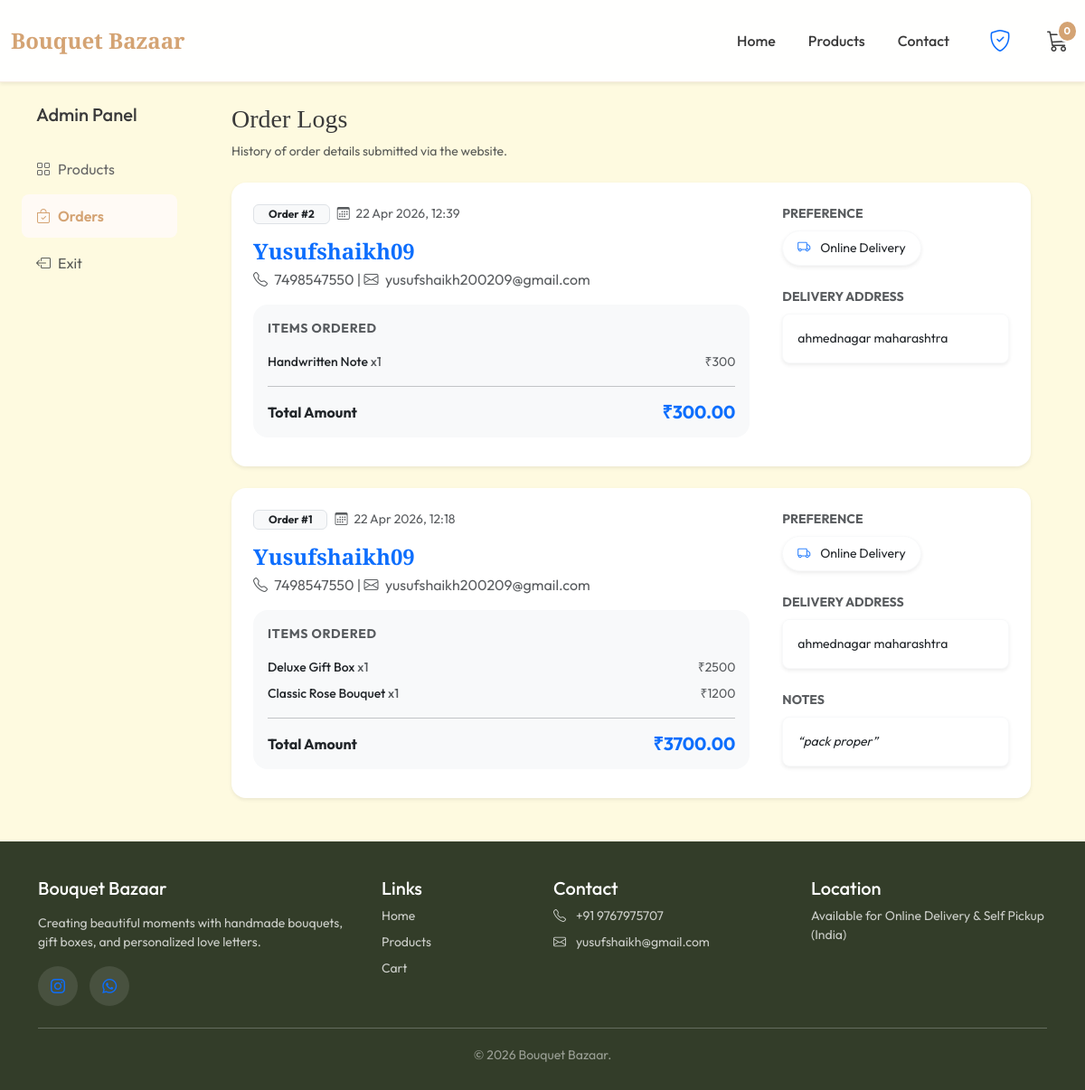
Page /admin-panel/orders/ (signed in) on the committed database.
### website/models.py (models this page shows, shortened)
class Order(models.Model):
    DELIVERY_CHOICES = [
        ('pickup', 'Self Pickup'),
        ('delivery', 'Online Delivery'),
    ]
    customer_name = models.CharField(max_length=200)
    phone = models.CharField(max_length=15)
    email = models.EmailField(blank=True, null=True)
    delivery_preference = models.CharField(max_length=20, choices=DELIVERY_CHOICES, default='delivery')
    address = models.TextField(blank=True, null=True)
    instructions = models.TextField(blank=True, null=True)
    cart_items = models.JSONField()  # Stores the list of items
    total_amount = models.DecimalField(max_digits=10, decimal_places=2)
    created_at = models.DateTimeField(auto_now_add=True)

### website/views.py (the view)
# urls.py: path('admin-panel/orders/', views.view_orders, name='view_orders'),
@staff_member_required
def view_orders(request):
    orders = Order.objects.all().order_by('-created_at')
    return render(request, 'website/admin/orders.html', {'orders': orders})

### templates/website/admin/orders.html (shortened to what this page needs)
{% extends 'website/base.html' %}
{% block content %}
<div class="container-fluid px-lg-4">
    <div class="row">
        <div class="col-md-3 col-lg-2 admin-sidebar py-md-4">
            <h5 class="px-3 mb-4 d-none d-md-block">Admin Panel</h5>
            <div class="admin-nav-wrapper px-3 px-md-0">
                <a href="{% url 'admin_dashboard' %}" class="admin-nav-link">
                    <i class="bi bi-grid me-2"></i> Products
                </a>
                <a href="{% url 'view_orders' %}" class="admin-nav-link active">
                    <i class="bi bi-bag-check me-2"></i> Orders
                </a>
                <a href="{% url 'index' %}" class="admin-nav-link text-muted">
                    <i class="bi bi-box-arrow-left me-2"></i> Exit
                </a>
            </div>
        </div>
        <div class="col-md-9 col-lg-10 py-3 py-md-4 px-lg-5">
            <h1 class="h3 mb-2">Order Logs</h1>
            <p class="text-muted mb-4 small">History of order details submitted via the website.</p>
            {% for order in orders %}
            <div class="card border-0 shadow-sm rounded-4 mb-4 order-card overflow-hidden">
                <div class="card-body p-4">
                    <div class="row g-4">
                        <div class="col-12 col-lg-8">
                            <div class="d-flex flex-wrap align-items-center gap-2 mb-3">
                                <span class="badge bg-light text-dark border px-3">Order #{{ order.id }}</span>
                                <span class="text-muted small"><i class="bi bi-calendar3 me-1"></i> {{ order.created_at|date:"d M Y, H:i" }}</span>
                            </div>
                            <h4 class="mb-1 text-primary">{{ order.customer_name }}</h4>
                            <p class="mb-3 text-muted">
                                <i class="bi bi-telephone me-1"></i> {{ order.phone }}
                                {% if order.email %} | <i class="bi bi-envelope me-1"></i> {{ order.email }}{% endif %}
                            </p>
                            <div class="bg-light rounded-4 p-3 mb-2">
                                <div class="fw-bold small text-uppercase text-muted mb-3" style="letter-spacing: 0.05em;">Items Ordered</div>
                                <ul class="list-unstyled mb-0">
                                    {% for item in order.cart_items %}
                                    <li class="d-flex justify-content-between mb-2 small">
                                        <span class="fw-medium text-dark">{{ item.name }} <span class="text-muted">x{{ item.quantity }}</span></span>
                                        <span class="text-muted">₹{{ item.price }}</span>
                                    </li>
                                    {% endfor %}
                                </ul>
                                <hr class="my-3 opacity-10">
                                <div class="d-flex justify-content-between align-items-center">
                                    <span class="fw-bold">Total Amount</span>
                                    <span class="h5 fw-bold mb-0 text-primary">₹{{ order.total_amount }}</span>
                                </div>
                            </div>
                        </div>
                        <div class="col-12 col-lg-4 border-start-lg ps-lg-4">
                            <div class="mb-4">
                                <div class="fw-bold small text-uppercase text-muted mb-2">Preference</div>
                                <div class="p-2 px-3 rounded-pill bg-white border border-light shadow-sm d-inline-block small">
                                    <i class="bi {% if order.delivery_preference == 'delivery' %}bi-truck{% else %}bi-shop{% endif %} me-2 text-primary"></i>
                                    {{ order.get_delivery_preference_display }}
                                </div>
                            </div>
                            {% if order.delivery_preference == 'delivery' %}
                            <div class="mb-4">
                                <div class="fw-bold small text-uppercase text-muted mb-2">Delivery Address</div>
                                <div class="small p-3 bg-white rounded-3 border border-light shadow-sm">{{ order.address }}</div>
                            </div>
                            {% endif %}
                            {% if order.instructions %}
                            <div>
                                <div class="fw-bold small text-uppercase text-muted mb-2">Notes</div>
                                <div class="small p-3 bg-white rounded-3 border border-light shadow-sm fst-italic">“{{ order.instructions }}”</div>
                            </div>
                            {% endif %}
                        </div>
                    </div>
                </div>
            </div>
            {% empty %}
            <div class="text-center py-5">
                <i class="bi bi-inbox display-1 text-muted opacity-25"></i>
                <h4 class="mt-4 text-muted">No orders yet</h4>
            </div>
            {% endfor %}
        </div>
    </div>
</div>
{% endblock %}

### rows in the picture
Order: id "2", created_at "22 Apr 2026, 12:39", customer_name "Yusufshaikh09", phone "7498547550", email "yusufshaikh200209@gmail.com", name "Handwritten Note", quantity "1", price "300", total_amount "300.00", delivery_preference "Online Delivery", address "ahmednagar maharashtra"
Order: id "1", created_at "22 Apr 2026, 12:18", customer_name "Yusufshaikh09", phone "7498547550", email "yusufshaikh200209@gmail.com", name "Deluxe Gift Box" "Classic Rose Bouquet", quantity "1" "1", price "2500" "1200", total_amount "3700.00", delivery_preference "Online Delivery", address "ahmednagar maharashtra", instructions "pack proper"
